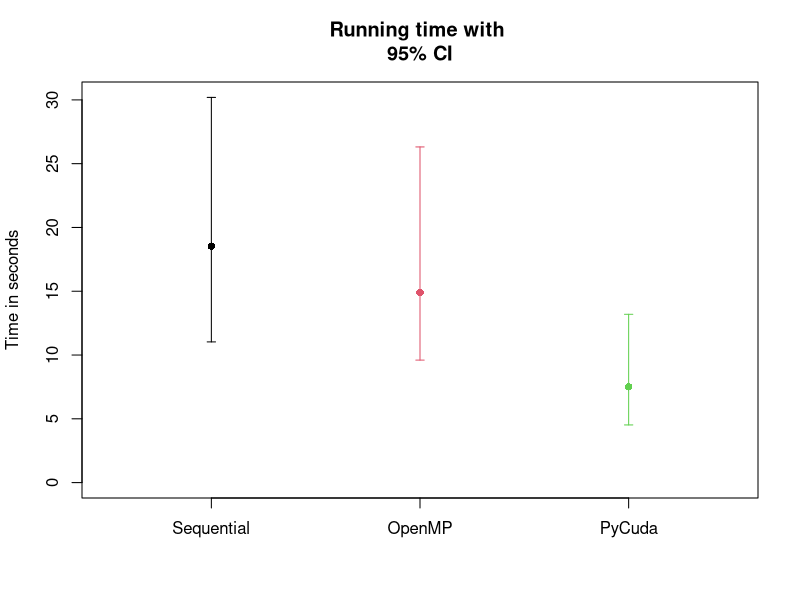
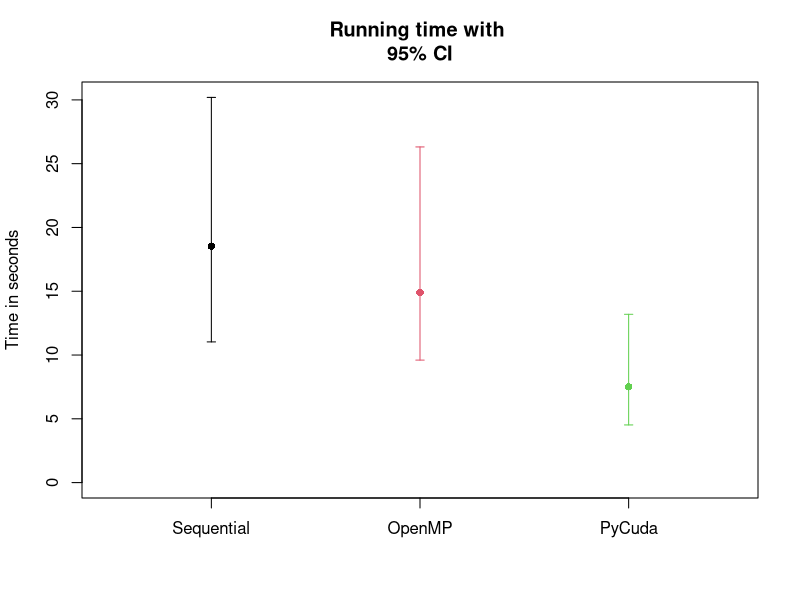

Reproduce these figures in R, in order.
plotTimes = function(seq, openMP, pycuda){
  plot(c(seq[1], openMP[1], pycuda[1]), pch = 16, col = 1:3, ylim = c(0, max(seq, openMP, pycuda)), 
      xaxt = "n", xlab = "", ylab = "Time in seconds", xlim = c(0.5,3.5), main = "Running time with \n95% CI" )
  axis(side = 1, at = 1:3, labels = c("Sequential", "OpenMP", "PyCuda"))
  segments(1,seq[2],1,seq[3])
  segments(2,openMP[2],2,openMP[3], col = 2)
  segments(3,pycuda[2],3,pycuda[3], col = 3)
  segments(1-.02,seq[2:3],1+.02,seq[2:3])
  segments(2-.02,openMP[2:3],2+.02,openMP[2:3], col = 2)
  segments(3-.02,pycuda[2:3],3+.02,pycuda[2:3], col = 3)
}


# Exercise 2 (Adam?)
seq = c(18.5330983472,11.0279892445, 30.1942003429)
openMP = c(14.9100168781, 9.60147128105, 26.312218219)
pycuda = c(7.50733185935, 4.52090799212, 13.1926374018)

png("images/adam_time.png")
plotTimes(seq, openMP, pycuda)
dev.off()

# Exercise 4 (Hessian-Free)
seq = c(18.5330983472,11.0279892445, 30.1942003429)
openMP = c(14.9100168781, 9.60147128105, 26.312218219)
pycuda = c(7.50733185935, 4.52090799212, 13.1926374018)

png("images/adam_time.png")
plotTimes(seq, openMP, pycuda)
dev.off()
